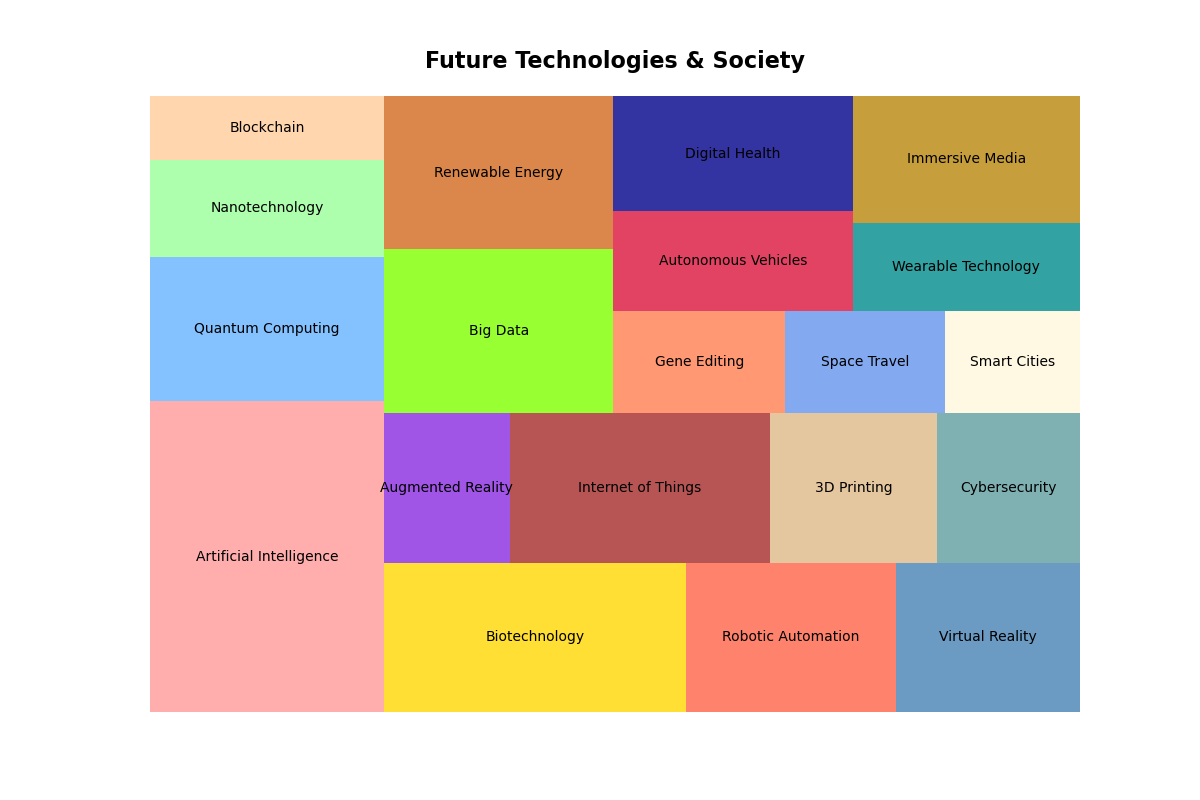

Generate this figure with Python:

import matplotlib.pyplot as plt
import squarify

data = {
    'Category': [
        'Artificial Intelligence', 'Quantum Computing', 'Nanotechnology', 
        'Blockchain', 'Biotechnology', 'Robotic Automation', 
        'Virtual Reality', 'Augmented Reality', 'Internet of Things', 
        '3D Printing', 'Cybersecurity', 'Big Data', 
        'Renewable Energy', 'Gene Editing', 'Space Travel', 
        'Smart Cities', 'Autonomous Vehicles', 'Digital Health', 
        'Wearable Technology', 'Immersive Media'
    ],
    'Value': [
        58, 27, 18, 12, 36, 25, 
        22, 15, 31, 20, 17, 30, 
        28, 14, 13, 11, 19, 22, 
        16, 23
    ]
}

fig, ax = plt.subplots(figsize=(12, 8))
colors = [
    "#FF9999", "#66B2FF", "#99FF99", "#FFCC99",
    "#FFD700", "#FF6347", "#4682B4", "#8A2BE2",
    "#A52A2A", "#DEB887", "#5F9EA0", "#7FFF00",
    "#D2691E", "#FF7F50", "#6495ED", "#FFF8DC",
    "#DC143C", "#00008B", "#008B8B", "#B8860B"
]

squarify.plot(sizes=data['Value'], label=data['Category'], color=colors, alpha=.8)
plt.title('Future Technologies & Society', fontsize=16, fontweight='bold', pad=20)
plt.axis('off')
plt.show()
